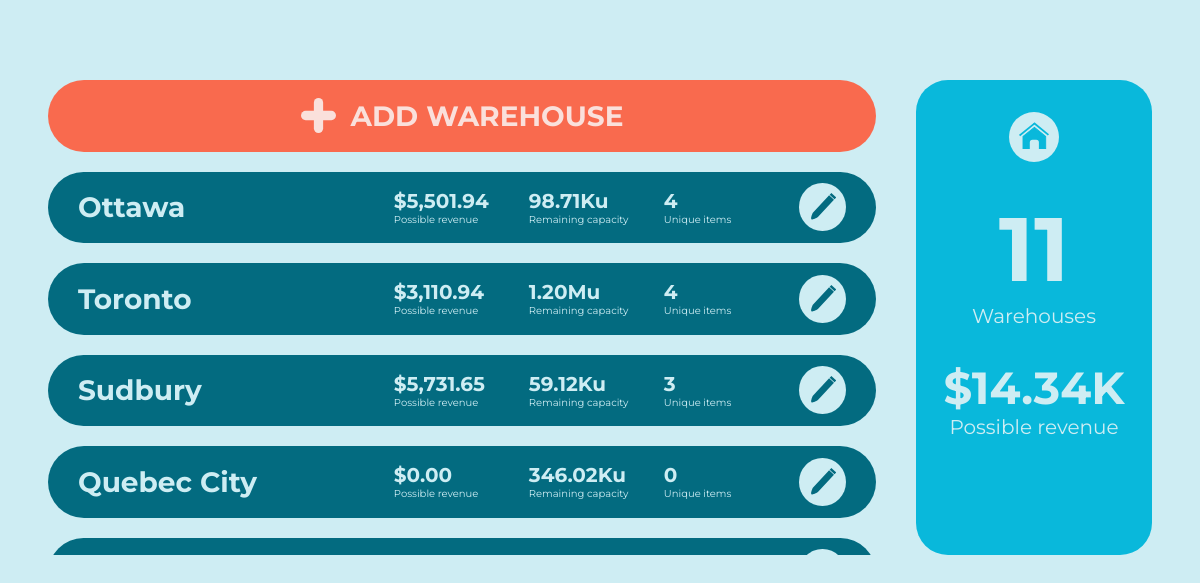
The app's page /warehouses with its own data.
### wms/models.py (models this page shows, shortened)
class Warehouse(db.Model):
    _id = db.Column(db.Integer, primary_key=True)
    name = db.Column(db.String(MAXIMUM_NAME_LEN), unique=True, nullable=False)
    capacity = db.Column(db.Integer, nullable=False)
    items = db.relationship("Item", backref="home_warehouse", lazy=True)
    @hybrid_property
    def remaining_capacity(self):
        capacityUsed = 0
        for item in self.items:
            capacityUsed += item.quantity * ItemTemplate.query.filter_by(_id=item.item_template_id).first().size
        return self.capacity - capacityUsed
    @hybrid_property
    def possible_revenue(self):
        revenue = 0
        for item in self.items:
            item_temp = ItemTemplate.query.filter_by(_id=item.item_template_id).first()
            revenue += item.quantity * (item_temp.price - item_temp.cost)
        return revenue

class Item(db.Model):
    _id = db.Column(db.Integer, primary_key=True)
    quantity = db.Column(db.Integer, nullable=False)
    warehouse = db.Column(db.String(MAXIMUM_NAME_LEN), db.ForeignKey('warehouse.name'), nullable=False)
    item_template_id = db.Column(db.Integer, db.ForeignKey('item_template._id'), nullable=False)

class ItemTemplate(db.Model):
    _id = db.Column(db.Integer, primary_key=True)
    name = db.Column(db.String(MAXIMUM_NAME_LEN), unique=True, nullable=False)
    price = db.Column(db.Float, nullable=False)
    cost = db.Column(db.Float, nullable=False)
    size = db.Column(db.Integer, nullable=False)
    low_threshold = db.Column(db.Integer, nullable=False)
    instances = db.relationship('Item', backref='item_template', lazy=True)  # Instances using this item template

### wms/routes.py (the view)
@app.route("/warehouses", methods=METHODS)
def warehouses():
    warehouseForm = WarehouseForm()
    warehouseList = Warehouse.query.all()
    possibleRevenue = 0
    for warehouse in warehouseList:
        possibleRevenue += warehouse.possible_revenue
    if warehouseForm.validate_on_submit():
        flash(f'Warehouse "{warehouseForm.name.data}" created.')
        db.session.add(Warehouse(name=warehouseForm.name.data,
                                 capacity=warehouseForm.capacity.data))
        db.session.commit()
        return redirect(url_for('warehouses'))
    return render_template('warehouses.html',
                           warehouseForm=warehouseForm,
                           warehouses=warehouseList,
                           possibleRevenue=possibleRevenue,
                           price_format=price_format,
                           capacity_format=capacity_format)

### wms/functions.py (called while the page is built)
def price_format(price, small=False):
    price = round(price, 2)
    if small:
        if price >= 1000:
            price /= 1000
            return "{:.2f}K".format(price)
    if price < 10000:
        return "{:,.2f}".format(price)
    else:
        if 1000000 < price < 9000000:
            price /= 1000000
            return "{:.2f}M".format(price)
        price /= 1000
        return "{:.2f}K".format(price)

def capacity_format(capacity):
    if capacity < 10000:
        return "{:,}".format(capacity)
    elif 10000 <= capacity <= 999999:
        capacity /= 1000
        return "{:.2f}K".format(capacity)
    else:
        capacity /= 1000000
        return "{:.2f}M".format(capacity)

### wms/templates/warehouses.html (shortened to what this page needs)
<!DOCTYPE html>
{% extends "base.html" %}
{% block content %}
<link rel="stylesheet" href="static/warehouses.css">
<div class="content">
    <div class="list">
        <ul>
            <li>
                <button class="add-warehouse" id="add-warehouse">
                    <img src="static/+.svg" alt="+ button">
                    <h1>Add Warehouse</h1>
                </button>
            </li>
            {% for warehouse in warehouses %}
            <li class="warehouse-card">
                <ul>
                    <li class="name-li">
                       <h1>{{warehouse.name}}</h1>
                    </li>
                    <li>
                        <ul class="stats">
                            <li>
                                <h2>${{price_format(warehouse.possible_revenue)}}</h2>
                                <p>Possible revenue</p>
                            </li>
                            <li>
                                <h2>{{capacity_format(warehouse.remaining_capacity)}}u</h2>
                                <p>Remaining capacity</p>
                            </li>
                            <li>
                                <h2>{{warehouse.items|length}}</h2>
                                <p>Unique items</p>
                            </li>
                        </ul>
                    </li>
                    <li class="edit-li">
                        <a href="{{url_for('view_warehouse', warehouse_name=warehouse.name)}}">
                            <button class="edit-button">
                            </button>
                        </a>
                    </li>
                </ul>
            </li>
            {% endfor %}
        </ul>
    </div>
    <div class="warehouse-stats">
        <ul>
            <li>
                <a href="{{url_for('home')}}" class="home">
                </a>
            </li>
            <li>
                <h1>{{warehouses|length}}</h1>
                <p>Warehouses</p>
            </li>
            <li>
                <h2>
                    ${{price_format(possibleRevenue, small=True)}}
                </h2>
                <p>Possible revenue</p>
            </li>
        </ul>
    </div>
</div>
{% endblock content %}

### wms/static/main.css (style rules this page uses)
body, html { margin: 0; padding: 0; background-color: #CEEDF3; font-family: 'Montserrat', sans-serif; scroll-behavior: smooth; }
a, button { cursor: pointer; font-family: 'Montserrat', sans-serif; text-decoration: none; }
a:link, button:link { text-decoration: none !important; }
img { pointer-events: none; -moz-user-select: none; -ms-user-select: none; user-select: none; -webkit-user-select: none; }

### wms/static/warehouses.css (style rules this page uses)
li { list-style: none; }
body { margin: 5em 3em; }
.content { display: -webkit-box; display: -ms-flexbox; display: flex; }
.list { margin-right: 2.5em; min-width: 75%; height: 475px; overflow-y: scroll; }
.list ul { padding: 0; margin: 0; }
.warehouse-card { color: #CEEDF3; background-color: #036B80; display: -webkit-box; display: -ms-flexbox; display: flex; border-radius: 4em; -webkit-box-align: center; -ms-flex-align: center; align-items: center; padding: 0 30px; margin-bottom: 20px; }
.warehouse-card h1, .warehouse-card a { font-size: 28px; margin-right: 20px; color: #CEEDF3; }
.warehouse-card ul { display: -webkit-box; display: -ms-flexbox; display: flex; -webkit-box-align: center; -ms-flex-align: center; align-items: center; padding: 0; width: 100%; -webkit-box-pack: right; -ms-flex-pack: right; justify-content: right; }
.warehouse-card ul .name-li { margin-right: auto; }
.warehouse-card .stats li { width: 110px; margin-right: 25px; }
.warehouse-card .stats h2 { font-size: 20px; margin: 0; }
.warehouse-card .stats p { font-size: 10px; margin: 0; }
.warehouse-card .edit-li { display: -webkit-box; display: -ms-flexbox; display: flex; -webkit-box-pack: center; -ms-flex-pack: center; justify-content: center; -webkit-box-align: center; -ms-flex-align: center; align-items: center; }
.warehouse-card .edit-li a { margin: 0; }
.warehouse-card .edit-button { background-color: #CEEDF3; border-radius: 50%; border: none; display: -webkit-box; display: -ms-flexbox; display: flex; -ms-flex-line-pack: center; align-content: center; padding: 10px; }
.add-warehouse, .add-items { background-color: #F96A4E; color: #FAE0DB; text-transform: uppercase; font-weight: 800; display: -webkit-box; display: -ms-flexbox; display: flex; border: none; border-radius: 4em; width: 100%; -webkit-box-pack: center; -ms-flex-pack: center; justify-content: center; -webkit-box-align: center; -ms-flex-align: center; align-items: center; padding: 0; margin-bottom: 20px; }
.add-warehouse img, .add-items img { margin-right: 15px; width: 35px; height: 35px; }
.add-warehouse h1, .add-items h1 { font-size: 28px; }
.warehouse-stats { background-color: #09B8DB; color: #CEEDF3; border-radius: 2em; width: 100%; padding: 2em 1em; }
.warehouse-stats ul { padding: 0; margin: 0; }
.warehouse-stats ul li { display: block; text-align: center; margin-bottom: 2em; }
.warehouse-stats a { display: -webkit-box; display: -ms-flexbox; display: flex; width: 50px; height: 50px; background-color: #CEEDF3; border-radius: 50%; margin: 0 auto; -webkit-box-pack: center; -ms-flex-pack: center; justify-content: center; -webkit-box-align: center; -ms-flex-align: center; align-items: center; }
.warehouse-stats a svg { width: 30px; height: 30px; display: inline-block; }
.warehouse-stats h1 { font-size: 90px; margin: 0; }
.warehouse-stats h2 { font-size: 45px; margin: 0; }
.warehouse-stats p { margin: 0; font-size: 20px; }

### records on screen
Warehouse: name "Ottawa", items|length "4"
Item: item_template+quantity "5,501.94", quantity.capacity "98.71K"
Warehouse: name "Toronto", items|length "4"
Item: quantity.cost "3,110.94", quantity.capacity "1.20M"
Warehouse: name "Sudbury", items|length "3"
Item: quantity.cost "5,731.65", quantity.capacity "59.12K"
Warehouse: name "Quebec City", possible_revenue "0.00", capacity "346.02K", items|length "0"

### other values on screen
{{ warehouses|length }} "11"
{{ price_format(possibleRevenue, small=True) }} "14.34K"
